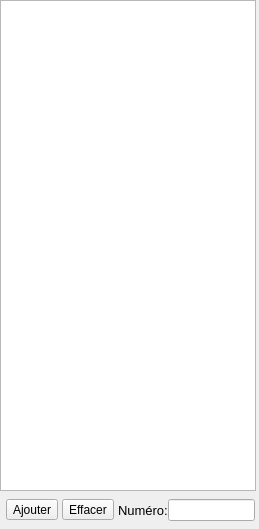
      <widget class="QWidget" name="scrollAreaWidgetContents">
       <property name="geometry">
        <rect>
         <x>0</x>
         <y>0</y>
         <width>259</width>
         <height>529</height>
        </rect>
       </property>
       <widget class="QListWidget" name="L_racerlist">
        <property name="geometry">
         <rect>
          <x>0</x>
          <y>0</y>
          <width>256</width>
          <height>491</height>
         </rect>
        </property>
        <property name="font">
         <font>
          <family>Bitstream Charter</family>
          <pointsize>10</pointsize>
          <weight>50</weight>
          <italic>false</italic>
          <bold>false</bold>
          <kerning>false</kerning>
         </font>
        </property>
        <property name="mouseTracking">
         <bool>true</bool>
        </property>
        <property name="acceptDrops">
         <bool>true</bool>
        </property>
        <property name="styleSheet">
         <string notr="true">font: 10pt &quot;Bitstream Charter&quot;;</string>
        </property>
        <property name="inputMethodHints">
         <set>Qt::ImhPreferLatin</set>
        </property>
        <property name="defaultDropAction">
         <enum>Qt::CopyAction</enum>
        </property>
        <property name="isWrapping" stdset="0">
         <bool>false</bool>
        </property>
        <property name="viewMode">
         <enum>QListView::ListMode</enum>
        </property>
        <property name="modelColumn">
         <number>0</number>
        </property>
       </widget>
       <widget class="QWidget" name="gridLayoutWidget">
        <property name="geometry">
         <rect>
          <x>0</x>
          <y>490</y>
          <width>261</width>
          <height>41</height>
         </rect>
        </property>
        <layout class="QGridLayout" name="gridLayout">
         <property name="leftMargin">
          <number>6</number>
         </property>
         <property name="rightMargin">
          <number>6</number>
         </property>
         <property name="horizontalSpacing">
          <number>4</number>
         </property>
         <property name="verticalSpacing">
          <number>0</number>
         </property>
         <item row="0" column="2">
          <layout class="QHBoxLayout" name="horizontalLayout">
           <item>
            <widget class="QLabel" name="label_2">
             <property name="enabled">
              <bool>true</bool>
             </property>
             <property name="maximumSize">
              <size>
               <width>80</width>
               <height>60</height>
              </size>
             </property>
             <property name="font">
              <font>
               <pointsize>10</pointsize>
               <weight>50</weight>
               <bold>false</bold>
               <kerning>true</kerning>
              </font>
             </property>
             <property name="toolTip">
              <string notr="true"/>
             </property>
             <property name="statusTip">
              <string notr="true"/>
             </property>
             <property name="accessibleName">
              <string notr="true"/>
             </property>
             <property name="accessibleDescription">
              <string notr="true"/>
             </property>
             <property name="layoutDirection">
              <enum>Qt::RightToLeft</enum>
             </property>
             <property name="text">
              <string>Numéro:</string>
             </property>
            </widget>
           </item>
           <item>
            <widget class="QLineEdit" name="findNumber">
             <property name="maximumSize">
              <size>
               <width>100</width>
               <height>60</height>
              </size>
             </property>
             <property name="font">
              <font>
               <kerning>true</kerning>
              </font>
             </property>
             <property name="mouseTracking">
              <bool>true</bool>
             </property>
             <property name="focusPolicy">
              <enum>Qt::ClickFocus</enum>
             </property>
             <property name="acceptDrops">
              <bool>false</bool>
             </property>
             <property name="toolTip">
              <string notr="true"/>
             </property>
             <property name="statusTip">
              <string notr="true"/>
             </property>
             <property name="accessibleName">
              <string notr="true"/>
             </property>
             <property name="accessibleDescription">
              <string notr="true"/>
             </property>
             <property name="inputMethodHints">
              <set>Qt::ImhDigitsOnly</set>
             </property>
             <property name="inputMask">
              <string notr="true"/>
             </property>
             <property name="text">
              <string notr="true"/>
             </property>
             <property name="maxLength">
              <number>5</number>
             </property>
             <property name="placeholderText">
              <string notr="true"/>
             </property>
            </widget>
           </item>
          </layout>
         </item>
         <item row="0" column="0">
          <widget class="QToolButton" name="RB_Add">
           <property name="toolTip">
            <string notr="true"/>
           </property>
           <property name="statusTip">
            <string notr="true"/>
           </property>
           <property name="accessibleName">
            <string notr="true"/>
           </property>
           <property name="accessibleDescription">
            <string notr="true"/>
           </property>
           <property name="text">
            <string>Ajouter</string>
           </property>
           <property name="shortcut">
            <string notr="true"/>
           </property>
          </widget>
         </item>
         <item row="0" column="1">
          <widget class="QToolButton" name="RB_Del">
           <property name="text">
            <string>Effacer</string>
           </property>
          </widget>
         </item>
        </layout>
       </widget>
      </widget>
